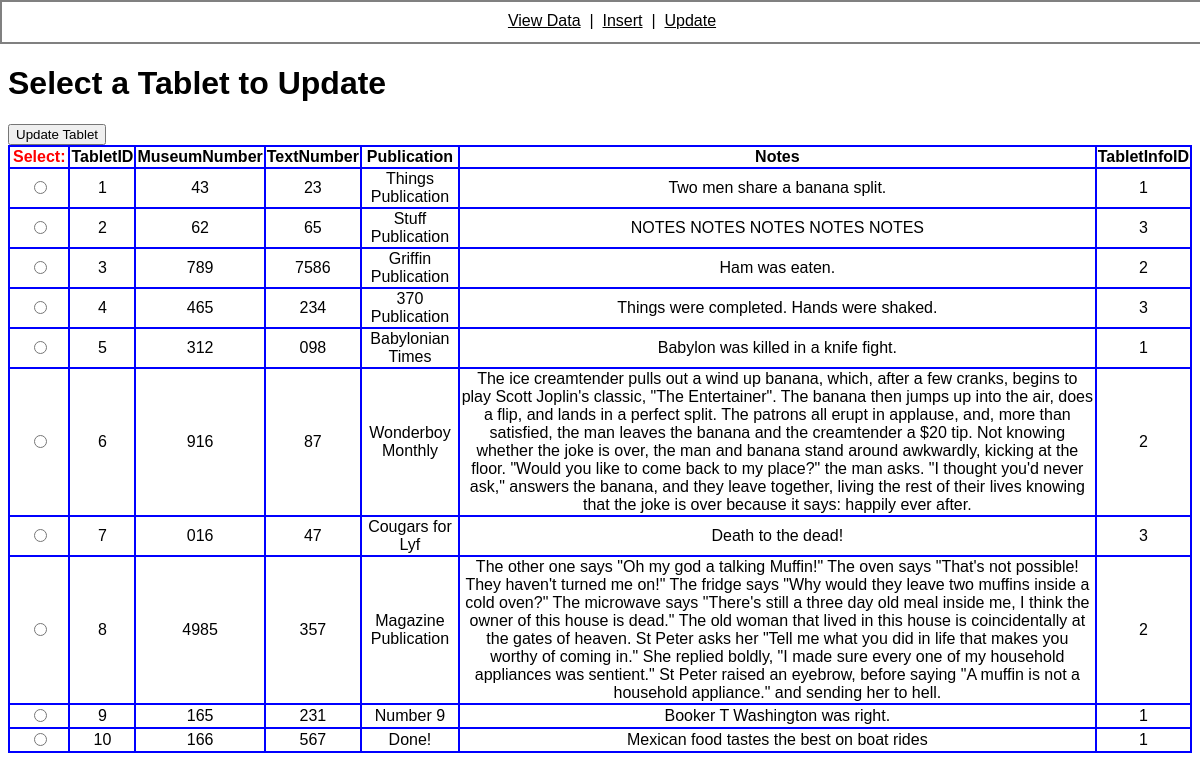
Screenshot of /inc/forms/updateTabletSelect.php with the database file from the repository.
### tables this page shows
CREATE TABLE IF NOT EXISTS `tablet` (
  `TabletID` int(11) NOT NULL,
  `MuseumNumber` varchar(15) NOT NULL,
  `TextNumber` char(15) DEFAULT NULL,
  `Publication` varchar(20) DEFAULT NULL,
  `Notes` text,
  `TabletInfoID` int(11) NOT NULL
);

### inc/forms/updateTabletSelect.php (the view, shortened to what this page needs)
<?php
include '../template/nav.php';
echo '
<h1>Select a Tablet to Update</h1>
<form id="form" method="post" action="updateForm.php">
<button type="submit">Update Tablet</button>
<table class="sortable blue">
	';
	$query = 'SELECT * FROM tablet';
	$result = mysql_query($query);
	echo '<tr>';
	$row = mysql_fetch_array($result);
	$key = array_keys($row);
	for($i = 0 ; $i < count($key); $i++)
		if(is_numeric($key[$i]))
			$key[$i]= -1;
		echo "<th><span style='color:red;'>Select:</span></th>";
	foreach($key as $i)
		if($i != -1)
			echo '<th>'.$i.'</th>';
	echo '</tr>';
	do {
		echo '<tr><td><input name="TabletID" type="radio" value="'.$row['TabletID'].'"></td>';
		foreach($key as $i)
		{
			if($i != -1)
				echo '<td>'.$row[$i].'</td>';
		}
		echo '</tr>';
	}while($row = mysql_fetch_array($result));
	echo "
	</table>
	</form>
	</body>
	</html>
		";
?>

### inc/template/nav.php (shortened to what this page needs)
<!DOCTYPE html>
<html>
<head>
<link href="inc/font-awesome/css/font-awesome.min.css" rel="stylesheet" type="text/css">
</head>
<body>
<div style="position:fixed;height:20px;top:0px;left:0px;padding:10px;border:2px solid gray;width:100%;background-color:white;text-align:center;z-index:70;">
<a href="/Joel-Doesnt-Suck/index.php">View Data</a>
&nbsp;|&nbsp;
<a href="/Joel-Doesnt-Suck/inc/forms/insertForm.php">Insert</a>
&nbsp;|&nbsp;
<a href="/Joel-Doesnt-Suck/inc/forms/updateTabletSelect.php">Update</a>
</div>
<br><br>

### inc/template/nav.php (style rules this page uses)
a:link { color:#000; }
table { border-collapse:collapse; }
.blue span { border:2px solid blue; text-align: center; display: inline-block; width:12.5%; padding: 2px; }
table.blue span { border:0px solid white; display: initial; }
.blue td, .blue th { border:2px solid blue; text-align: center; }
* { font-family:Arial; }

### rows the page displays
tablet: TabletID "1", MuseumNumber "43", TextNumber "23", Publication "Things Publication", Notes "Two men share a banana split.", TabletInfoID "1"
tablet: TabletID "2", MuseumNumber "62", TextNumber "65", Publication "Stuff Publication", Notes "NOTES NOTES NOTES NOTES NOTES", TabletInfoID "3"
tablet: TabletID "3", MuseumNumber "789", TextNumber "7586", Publication "Griffin Publication", Notes "Ham was eaten.", TabletInfoID "2"
tablet: TabletID "4", MuseumNumber "465", TextNumber "234", Publication "370 Publication", Notes "Things were completed. Hands were shaked.", TabletInfoID "3"
tablet: TabletID "5", MuseumNumber "312", TextNumber "098", Publication "Babylonian Times", Notes "Babylon was killed in a knife fight.", TabletInfoID "1"
tablet: TabletID "6", MuseumNumber "916", TextNumber "87", Publication "Wonderboy Monthly", Notes "The ice creamtender pulls out a wind up banana, which, after a few cranks, begins to play Scott Joplin's classic, \"The Entertainer\". The banana then jumps up into the air, does a flip, and lands in a perfect split. The patrons all erupt in applause, and, more than satisfied, the man leaves the banana and the creamtender a $20 tip. Not knowing whether the joke is over, the man and banana stand around awkwardly, kicking at the floor. \"Would you like to come back to my place?\" the man asks. \"I thought you'd never ask,\" answers the banana, and they leave together, living the rest of their lives knowing that the joke is over because it says: happily ever after.", TabletInfoID "2"
tablet: TabletID "7", MuseumNumber "016", TextNumber "47", Publication "Cougars for Lyf", Notes "Death to the dead!", TabletInfoID "3"
tablet: TabletID "8", MuseumNumber "4985", TextNumber "357", Publication "Magazine Publication", Notes "The other one says \"Oh my god a talking Muffin!\" The oven says \"That's not possible! They haven't turned me on!\" The fridge says \"Why would they leave two muffins inside a cold oven?\" The microwave says \"There's still a three day old meal inside me, I think the owner of this house is dead.\" The old woman that lived in this house is coincidentally at the gates of heaven. St Peter asks her \"Tell me what you did in life that makes you worthy of coming in.\" She replied boldly, \"I made sure every one of my household appliances was sentient.\" St Peter raised an eyebrow, before saying \"A muffin is not a household appliance.\" and sending her to hell.", TabletInfoID "2"
tablet: TabletID "9", MuseumNumber "165", TextNumber "231", Publication "Number 9", Notes "Booker T Washington was right.", TabletInfoID "1"
tablet: TabletID "10", MuseumNumber "166", TextNumber "567", Publication "Done!", Notes "Mexican food tastes the best on boat rides", TabletInfoID "1"

### other values shown
$i "TabletID"
$i "MuseumNumber"
$i "TextNumber"
$i "Publication"
$i "Notes"
$i "TabletInfoID"
